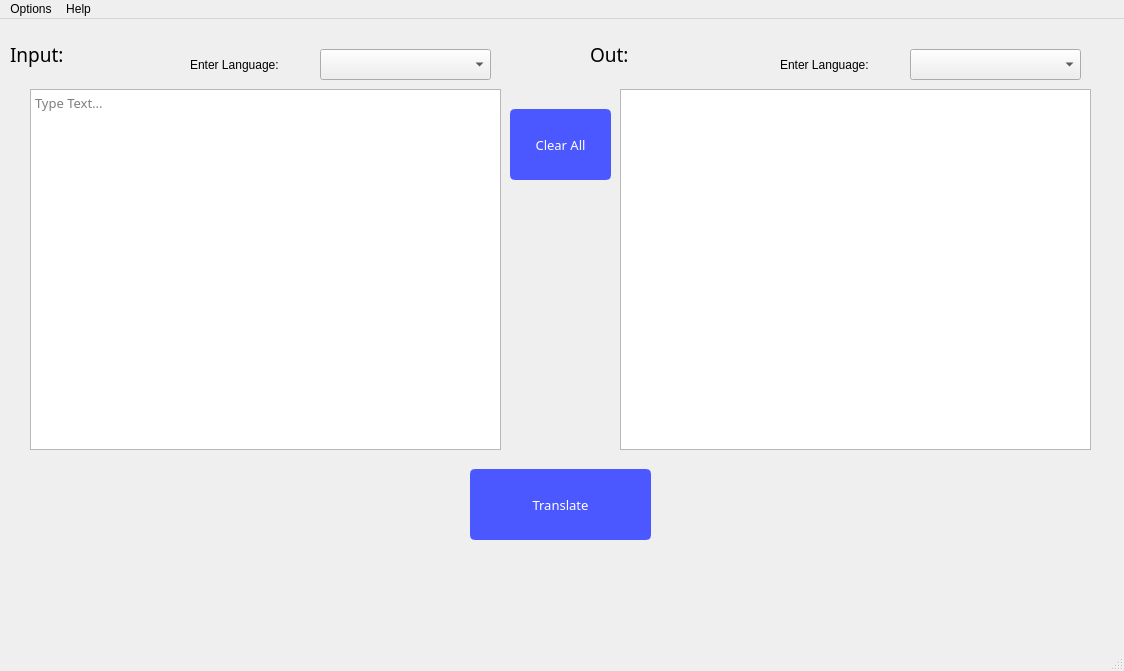
<?xml version="1.0" encoding="UTF-8"?>
<ui version="4.0">
 <class>MainWindow</class>
 <widget class="QMainWindow" name="MainWindow">
  <property name="geometry">
   <rect>
    <x>0</x>
    <y>0</y>
    <width>1124</width>
    <height>671</height>
   </rect>
  </property>
  <property name="windowTitle">
   <string>MainWindow</string>
  </property>
  <property name="styleSheet">
   <string notr="true"/>
  </property>
  <widget class="QWidget" name="centralwidget">
   <widget class="QTextEdit" name="txt">
    <property name="geometry">
     <rect>
      <x>30</x>
      <y>70</y>
      <width>471</width>
      <height>361</height>
     </rect>
    </property>
    <property name="font">
     <font>
      <family>Montserrat</family>
      <pointsize>10</pointsize>
     </font>
    </property>
    <property name="placeholderText">
     <string>Type Text...</string>
    </property>
   </widget>
   <widget class="QTextEdit" name="txt2">
    <property name="geometry">
     <rect>
      <x>620</x>
      <y>70</y>
      <width>471</width>
      <height>361</height>
     </rect>
    </property>
    <property name="font">
     <font>
      <pointsize>10</pointsize>
     </font>
    </property>
    <property name="readOnly">
     <bool>true</bool>
    </property>
   </widget>
   <widget class="QLabel" name="input_label">
    <property name="geometry">
     <rect>
      <x>10</x>
      <y>10</y>
      <width>131</width>
      <height>51</height>
     </rect>
    </property>
    <property name="font">
     <font>
      <family>Montserrat Medium</family>
      <pointsize>14</pointsize>
     </font>
    </property>
    <property name="text">
     <string>Input:</string>
    </property>
   </widget>
   <widget class="QComboBox" name="combo">
    <property name="geometry">
     <rect>
      <x>320</x>
      <y>30</y>
      <width>171</width>
      <height>31</height>
     </rect>
    </property>
   </widget>
   <widget class="QComboBox" name="combo_2">
    <property name="geometry">
     <rect>
      <x>910</x>
      <y>30</y>
      <width>171</width>
      <height>31</height>
     </rect>
    </property>
    <property name="editable">
     <bool>false</bool>
    </property>
    <property name="currentText">
     <string/>
    </property>
   </widget>
   <widget class="QPushButton" name="translate_btn">
    <property name="geometry">
     <rect>
      <x>470</x>
      <y>450</y>
      <width>181</width>
      <height>71</height>
     </rect>
    </property>
    <property name="font">
     <font>
      <family>Montserrat Medium</family>
      <pointsize>10</pointsize>
     </font>
    </property>
    <property name="cursor">
     <cursorShape>PointingHandCursor</cursorShape>
    </property>
    <property name="styleSheet">
     <string notr="true">QPushButton {
	color: #fff;
	background-color: rgb(76, 88, 255);
	border: 3px solid rgb(76, 88, 255);
	border-radius: 5px;
}
QPushButton:hover {
	background-color: blue;
	border-color: blue;
}</string>
    </property>
    <property name="text">
     <string>Translate</string>
    </property>
   </widget>
   <widget class="QLabel" name="label_2">
    <property name="geometry">
     <rect>
      <x>780</x>
      <y>30</y>
      <width>121</width>
      <height>31</height>
     </rect>
    </property>
    <property name="font">
     <font>
      <family>MS Sans Serif</family>
      <pointsize>9</pointsize>
     </font>
    </property>
    <property name="text">
     <string>Enter Language:</string>
    </property>
   </widget>
   <widget class="QLabel" name="out_label">
    <property name="geometry">
     <rect>
      <x>590</x>
      <y>10</y>
      <width>131</width>
      <height>51</height>
     </rect>
    </property>
    <property name="font">
     <font>
      <family>Montserrat Medium</family>
      <pointsize>14</pointsize>
     </font>
    </property>
    <property name="text">
     <string>Out:</string>
    </property>
   </widget>
   <widget class="QLabel" name="label">
    <property name="geometry">
     <rect>
      <x>190</x>
      <y>30</y>
      <width>121</width>
      <height>31</height>
     </rect>
    </property>
    <property name="font">
     <font>
      <family>MS Sans Serif</family>
      <pointsize>9</pointsize>
     </font>
    </property>
    <property name="text">
     <string>Enter Language:</string>
    </property>
   </widget>
   <widget class="QPushButton" name="clear_btn">
    <property name="geometry">
     <rect>
      <x>510</x>
      <y>90</y>
      <width>101</width>
      <height>71</height>
     </rect>
    </property>
    <property name="font">
     <font>
      <family>Montserrat Medium</family>
      <pointsize>10</pointsize>
     </font>
    </property>
    <property name="cursor">
     <cursorShape>PointingHandCursor</cursorShape>
    </property>
    <property name="styleSheet">
     <string notr="true">QPushButton {
	color: #fff;
	background-color: rgb(76, 88, 255);
	border: 3px solid rgb(76, 88, 255);
	border-radius: 5px;
}
QPushButton:hover {
	background-color: blue;
	border-color: blue;
}</string>
    </property>
    <property name="text">
     <string>Clear All</string>
    </property>
   </widget>
  </widget>
  <widget class="QMenuBar" name="menubar">
   <property name="geometry">
    <rect>
     <x>0</x>
     <y>0</y>
     <width>1124</width>
     <height>26</height>
    </rect>
   </property>
   <widget class="QMenu" name="help_menu">
    <property name="title">
     <string>Help</string>
    </property>
    <addaction name="help_action"/>
    <addaction name="about_action"/>
    <addaction name="separator"/>
    <addaction name="feedback_action"/>
   </widget>
   <widget class="QMenu" name="options_menu">
    <property name="title">
     <string>Options</string>
    </property>
    <addaction name="exit_action"/>
   </widget>
   <addaction name="options_menu"/>
   <addaction name="help_menu"/>
  </widget>
  <widget class="QStatusBar" name="statusbar"/>
  <action name="help_action">
   <property name="text">
    <string>Help</string>
   </property>
  </action>
  <action name="about_action">
   <property name="text">
    <string>About App</string>
   </property>
  </action>
  <action name="feedback_action">
   <property name="text">
    <string>Send Feedback</string>
   </property>
  </action>
  <action name="exit_action">
   <property name="text">
    <string>Exit</string>
   </property>
  </action>
 </widget>
 <resources/>
 <connections/>
</ui>
